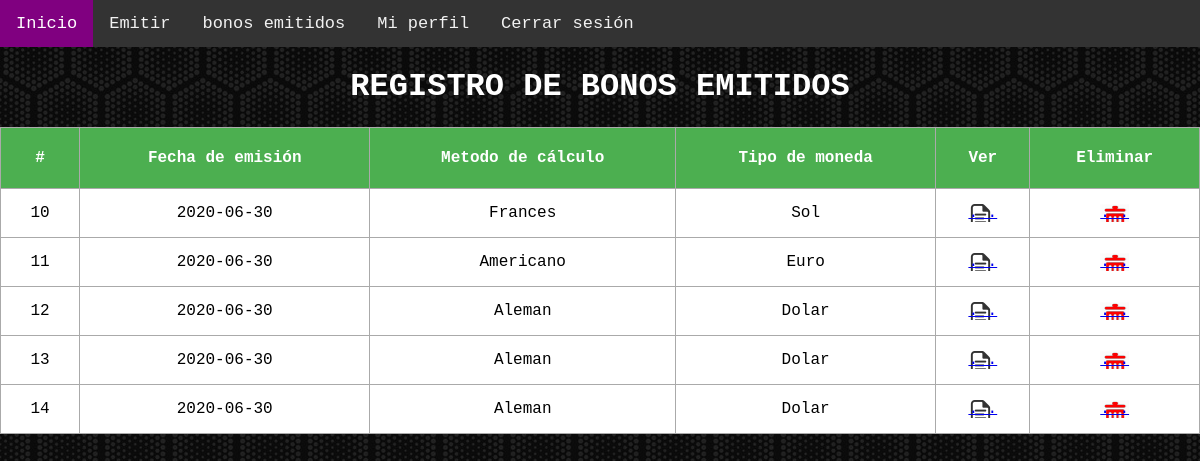
Before: /oldcalcs (signed in) with the older database file.
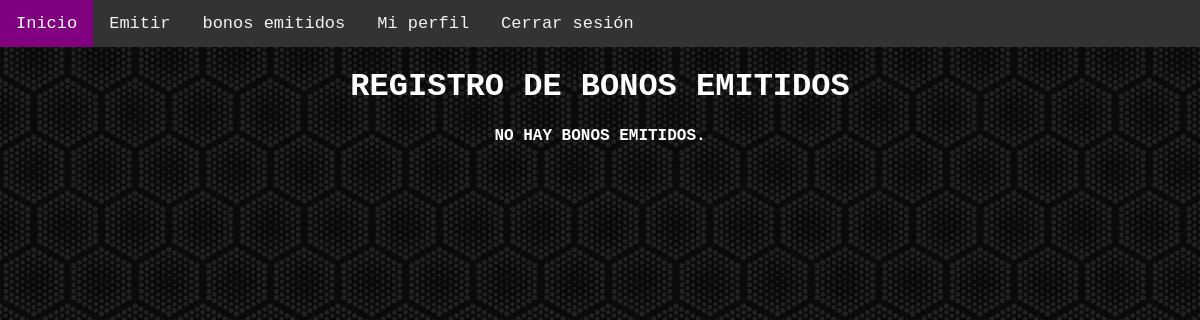
After: the same page with the newer database file.
### app.py (models this page shows)
class Bono(db.Model):
    id = db.Column(db.Integer, primary_key=True)
    fcalculo = db.Column(db.DateTime, default=datetime.utcnow)
    mcalculo = db.Column(db.String(20))
    ianual = db.Column(db.Float)
    tmoneda = db.Column(db.String(20))
    vnominal = db.Column(db.Float)
    vcomercial = db.Column(db.Float)
    nanos = db.Column(db.Integer)
    fpago = db.Column(db.String(50))
    dxano = db.Column(db.Integer)
    ttasa = db.Column(db.String(50))
    capi = db.Column(db.String(50))
    pgracia = db.Column(db.String(1000))
    tinteres = db.Column(db.Float)
    tdesc = db.Column(db.Float)
    irenta = db.Column(db.Float)
    femision = db.Column(db.DateTime)
    prima = db.Column(db.Float)
    estruc = db.Column(db.Float)
    coloc = db.Column(db.Float)
    flota = db.Column(db.Float)
    cavali = db.Column(db.Float)
    user_id = db.Column(db.Integer, db.ForeignKey('user.id'),nullable=False)

### app.py (the view)
@app.route('/oldcalcs',methods=['GET'])
def get_oldcalcs():
    bonos = Bono.query.filter_by(user_id = current_user.id).order_by(Bono.fcalculo).all()
    return render_template('oldcalcs.html', calculos=bonos, confiop = False)

### app.py (called while the page is built)
@login_manager.user_loader
def get(id):
    return User.query.get(id)

### templates/oldcalcs.html (shortened to what this page needs)
{% extends 'layout.html' %}
{% block content %}
<div class="topnav" id="myTopnav">
    <a href="/home" class="active">Inicio</a>
    {% if current_user.rol=="Emisor" %}
    <a href="/calflujo" role="button">Emitir</a>
    <a href="/oldcalcs" role="button">bonos emitidos</a>
    {% else %}
    <a href="/emitbons" role="button">Evaluar</a>
    <a href="/oldcalcs" role="button">bonos evaluados</a>
    {% endif %}
    <a href="/xcontra" class="am" role="button">Mi perfil</a>
    <a href="/logout" class="am" role="button">Cerrar sesión</a>
  </div>
<div class="content">
    {% if confiop %}
    <h1 style="text-align: center">Bonos disponibles</h1>
    {% else %}
    {% if current_user.rol=="Emisor" %}
    <h1 style="text-align: center">Registro de bonos emitidos</h1>
    {% endif %}
    {% endif %}
    {% if calculos|length < 1 %}
    {% if confiop %}
    <h4 style="text-align: center">No hay bonos disponibles</h4>
    {% else %}
    {% if current_user.rol=="Emisor" %}
    <h4 style="text-align: center">No hay bonos emitidos.</h4>
    {% endif %}
    {% endif %}
    {% else %}
    <table>
        <tr>
            <th>#</th>
            {% if current_user.rol=="Emisor" %}
            <th>Fecha de emisión</th>
            {% endif %}
            <th>Metodo de cálculo</th>
            <th>Tipo de moneda</th>
            <th>Ver</th>
            <th>Eliminar</th>
        </tr>
        {% for calculo in calculos %}
            <tr>
                <td>{{ calculo.id }}</td>
                <td>{{ calculo.fcalculo.date() }}</td>
                <td>{{ calculo.mcalculo }}</td>
                <td>{{ calculo.tmoneda }}</td>
                <td><a class="bver" href="/resultado/{{calculo.id}}">. .</a></td>
                <td><a class="bban" href="/delete/{{calculo.id}}">. .</a></td>
            </tr>
        {% endfor %}
    </table>
    {% endif %}
</div>
{% endblock %}

Changed rows visible on the page:
removed Bono: id "10", fcalculo "2020-06-30", mcalculo "Frances", tmoneda "Sol"
removed Bono: id "11", fcalculo "2020-06-30", mcalculo "Americano", tmoneda "Euro"
removed Bono: id "12", fcalculo "2020-06-30", mcalculo "Aleman", tmoneda "Dolar"
removed Bono: id "13", fcalculo "2020-06-30", mcalculo "Aleman", tmoneda "Dolar"
removed Bono: id "14", fcalculo "2020-06-30", mcalculo "Aleman", tmoneda "Dolar"
Other visible differences:
text no longer shown: "# Fecha de emisión Metodo de cálculo Tipo de moneda Ver Eliminar"
text now shown: "NO HAY BONOS EMITIDOS."
